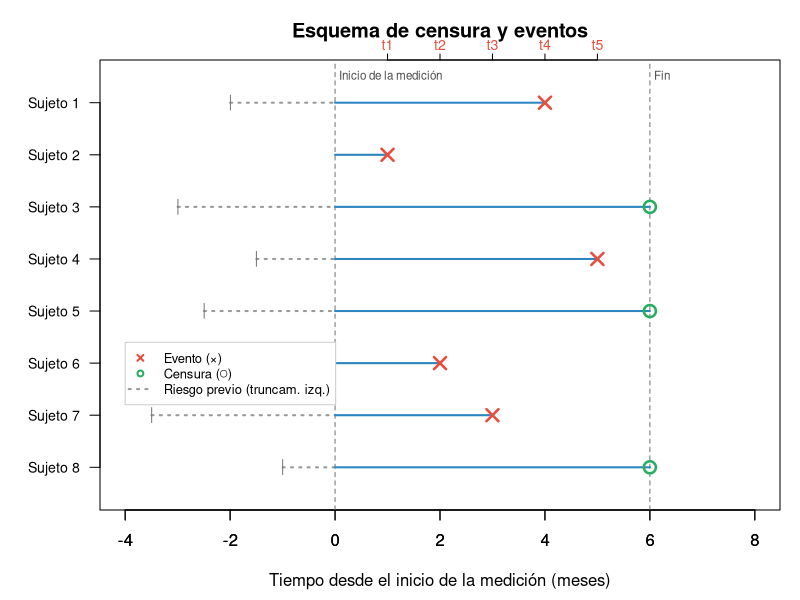

R code for this plot:
## -----------------------------------------------------------------------------
#| label: fig-censura-demo
#| fig-cap: "Esquema de censura y eventos de los ocho pacientes tratados con una corona de acero inoxidable. El eje horizontal indica el tiempo desde el inicio de la medición. El tramo punteado gris representa el tiempo en riesgo previo al inicio de la medición (entrada tardía o truncamiento por la izquierda) de los sujetos 1, 3, 4, 5, 7 y 8; los sujetos 2 y 6 entran justo al inicio. Las cruces (×) marcan el evento —observado en los sujetos 2, 6, 7, 1 y 4 en los tiempos t1 a t5— y los círculos abiertos (○) la censura por la derecha de los sujetos 3, 5 y 8 al final de la medición."
#| fig-width: 8
#| fig-height: 4.4
#| echo: false

sujeto  <- 1:8
tiempo  <- c(4, 1, 6, 5, 6, 2, 3, 6)   # tiempo del evento o de la censura
estatus <- c(1, 1, 0, 1, 0, 1, 1, 0)   # 1 = evento; 0 = censura (sujetos 3, 5 y 8)
pre     <- c(-2, NA, -3, -1.5, -2.5, NA, -3.5, -1)  # riesgo previo (truncam. izq.); NA = sin truncamiento
ypos    <- 9 - sujeto                   # Sujeto 1 en la parte superior
evento  <- estatus == 1

par(mar = c(4.5, 5, 3, 1))
plot(0, 0, type = "n", xlim = c(-4, 8), ylim = c(0.5, 8.5),
     xlab = "Tiempo desde el inicio de la medición (meses)", ylab = "",
     yaxt = "n", main = "Esquema de censura y eventos")
axis(2, at = ypos, labels = paste("Sujeto", sujeto), las = 1, cex.axis = 0.85)
axis(1, at = seq(-4, 8, 2))
axis(3, at = 1:5, labels = paste0("t", 1:5), col.axis = "#E74C3C",
     cex.axis = 0.85, tcl = -0.3, mgp = c(3, 0.3, 0))
abline(v = c(0, 6), lty = 2, col = "gray45")

for (i in sujeto) {
  yy <- ypos[i]
  # Tiempo en riesgo previo al inicio de la medición (truncamiento por la izquierda)
  if (!is.na(pre[i])) {
    lines(c(pre[i], 0), c(yy, yy), lwd = 2, lty = 3, col = "gray60")
    points(pre[i], yy, pch = "|", cex = 1, col = "gray45")
  }
  # Seguimiento observado
  lines(c(0, tiempo[i]), c(yy, yy), lwd = 2, col = "#2E86C1")
  # Desenlace
  if (evento[i]) {
    points(tiempo[i], yy, pch = 4, cex = 1.6, lwd = 2.5, col = "#E74C3C")  # evento
  } else {
    points(tiempo[i], yy, pch = 1, cex = 1.6, lwd = 2.5, col = "#27AE60")  # censura
  }
}
text(0, 8.5, "Inicio de la medición", pos = 4, offset = 0.2, cex = 0.7, col = "gray30")
text(6, 8.5, "Fin", pos = 4, offset = 0.2, cex = 0.7, col = "gray30")
legend(-4, 3.4,
       legend = c("Evento (×)", "Censura (○)", "Riesgo previo (truncam. izq.)"),
       pch = c(4, 1, NA), lty = c(NA, NA, 3),
       col = c("#E74C3C", "#27AE60", "gray60"),
       lwd = 2, bg = "white", box.col = "gray80", cex = 0.78)


## -----------------------------------------------------------------------------
#| label: tbl-datos-supervivencia
datos_km <- data.frame(
  sujeto  = 1:8,
  tiempo  = c(4, 1, 6, 5, 6, 2, 3, 6),
  estatus = c(1, 1, 0, 1, 0, 1, 1, 0)   # 1 = evento; 0 = censura (sujetos 3, 5 y 8)
)
knitr::kable(datos_km,
             col.names = c("Sujeto", "Tiempo", "Estatus"),
             caption = "Datos del esquema de supervivencia: tiempo hasta el evento o la censura y estatus (1 = evento; 0 = censura) de cada sujeto.")
